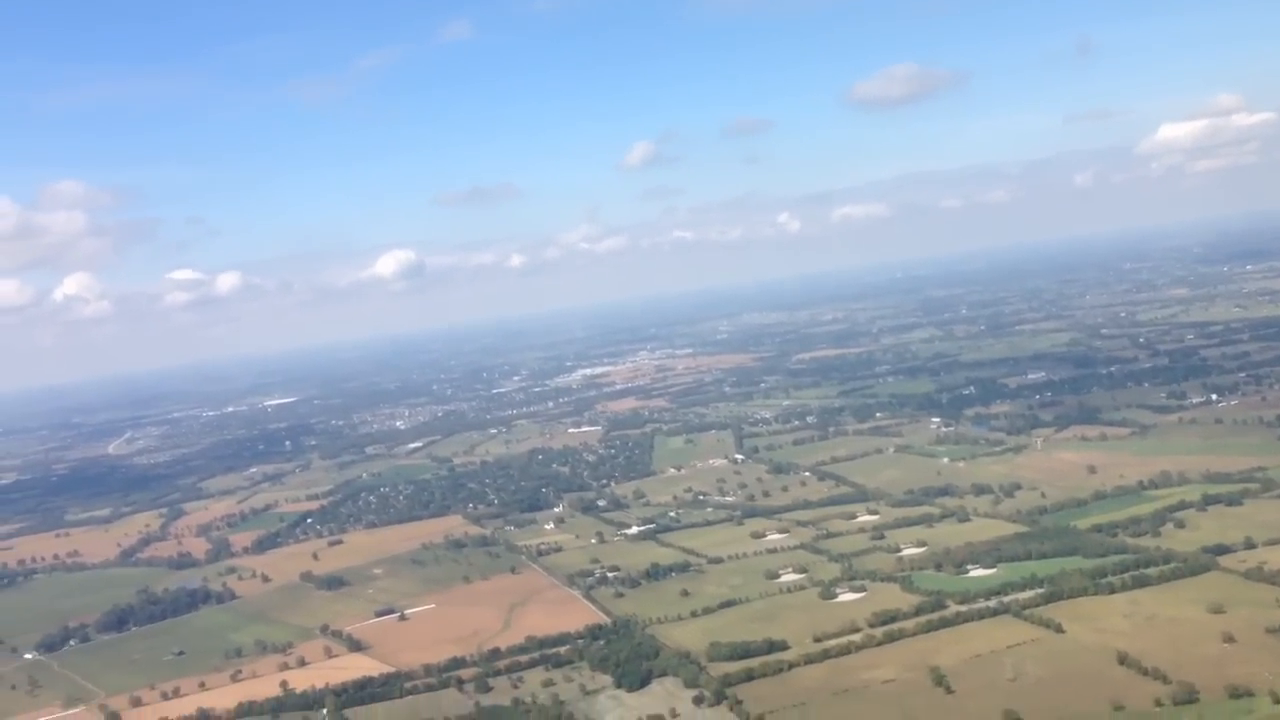
#> input picture frame 80 of Yury_Anatoljevich/Homework_10/video.mp4, 1280 x 720 px, given in place of narach.mp4, which was not available
$ jupyter execute Homework11_orb.ipynb   (text cells are left out)
#> lines starting #> are read from the running program, lines starting #| are printed output that depends on the picture
[cell 1]
# quit # reset all variables for repeated run of the program

# loading necessary libraries and two pictures
import cv2
import numpy as np
import matplotlib.pyplot as plt

# [17 lines left out: function filter_matches_distance, not called in this run]

[cell 2]
# [33 lines left out: function match_features, not called in this run]

[cell 3]
# video_path = 'vid.mp4'  # file name (and path if necessary)
video_path = 'narach.mp4'  # file name (and path if necessary)
myvid = cv2.VideoCapture(video_path) # loading into cv2
# Check if video opened successfully
if not myvid.isOpened():
     print("Video file not found")
else:
     print("Video is opened")

# camera matrix K
K = np.array([[3000 ,   0.    , 960],
       [  0.    , 3000 , 540 ],
      [  0.    ,   0.    ,   1.]], dtype=np.float32)

orb = sift = cv2.ORB_create(); # sift = cv2.SIFT_create()
poses = [] # list for camera poses
# List for camera positions
positions = [np.array([0, 0, 0])]

# Reading the first frame of the video
ret, frame = myvid.read()
#> frame is the input picture: shape (720, 1280, 3); mean B, G, R 185.1, 168.4, 153.8
img1 = cv2. cvtColor(frame, cv2. COLOR_BGR2GRAY)
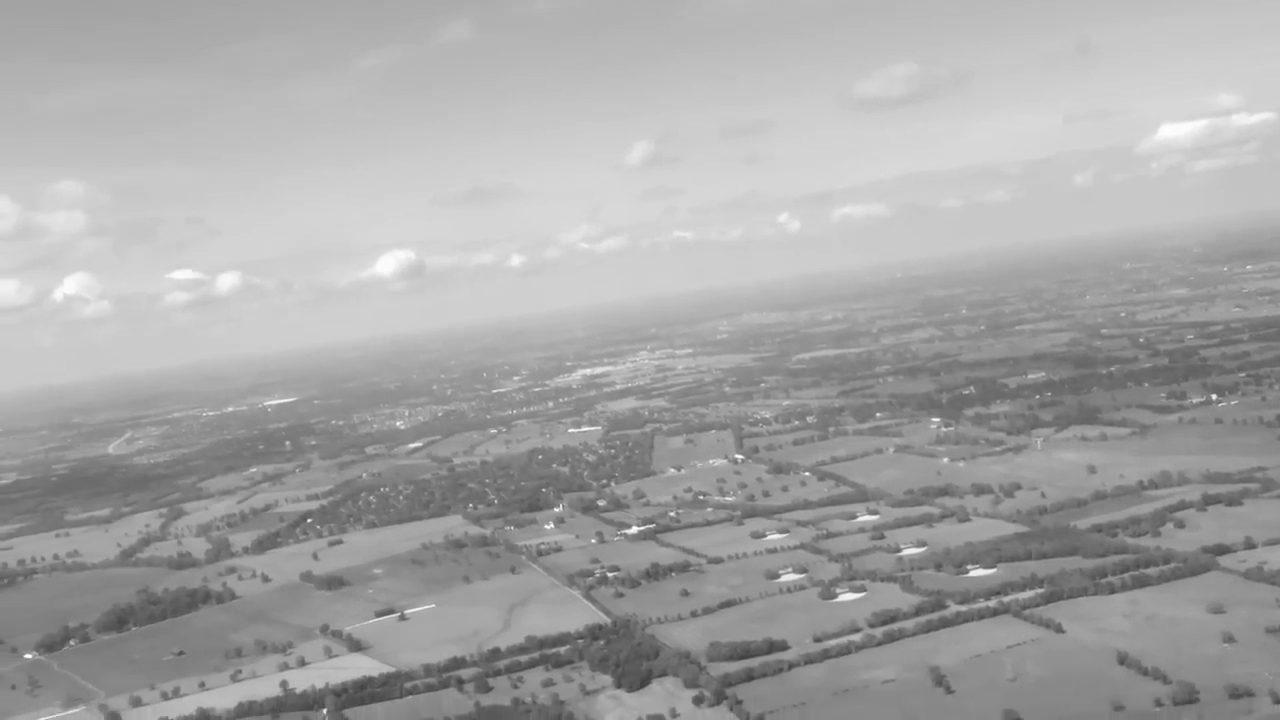
#> img1: shape (720, 1280); min 60, max 255, mean 166
i = 0
interval = 20 # interval between frames considered, e.g. interval = 5 for each 5th frame to be taken into account
while True: # i < 1000:
     i += 1
     ret, frame = myvid.read() # read next frame
     if ret and i % interval == 0: # each 10-th frame
         print(f'Current frame is {i}')
         img2 = cv2. cvtColor(frame, cv2. COLOR_BGR2GRAY)
         try:
             keypoints1, descriptors1 = orb.detectAndCompute(img1, None)
             keypoints2, descriptors2 = orb.detectAndCompute(img2, None)
             matches = match_features(descriptors1, descriptors2, matching = 'BF', detector = 'orb', sort = True)
             matches = filter_matches_distance(matches, 0.7)
             # matches = matcher.match(np.array(descriptors1,dtype=np.uint8), np.array(descriptors2,dtype=np.uint8))
             pts1 = np.float32([keypoints1[m.queryIdx].pt for m in matches]).reshape(-1, 1, 2)
             pts2 = np.float32([keypoints2[m.trainIdx].pt for m in matches]).reshape(-1, 1, 2)

             # F, mask = cv2.findEssentialMat(pts1, pts2, K, method=cv2.LMEDS, prob = 0.999, threshold = 1.0) # LMEDS
             F, mask = cv2.findEssentialMat(pts1, pts2, K, method=cv2.RANSAC, prob = 0.999, threshold = 1.0) #RANSAC
             a, R, t, b = cv2.recoverPose(F, pts1, pts2, K, mask)
             # print(R)
             poses.append((R, t))

             # Обновить позицию камеры
             current_position = positions[-1]
             new_position = current_position + np.dot(R, t).T[0]
             positions.append(new_position)
             # Saving current frame as previous one
             img1 = img2
         except:
              pass
     elif ret and i % interval != 0:
          pass
     else:
          print('The video is over')
          myvid.release()          # releasing video channel after viewing is over
          # cv2.destroyAllWindows()  # close all windows
          break                    # break the cycle


$ run again, starting later in the video
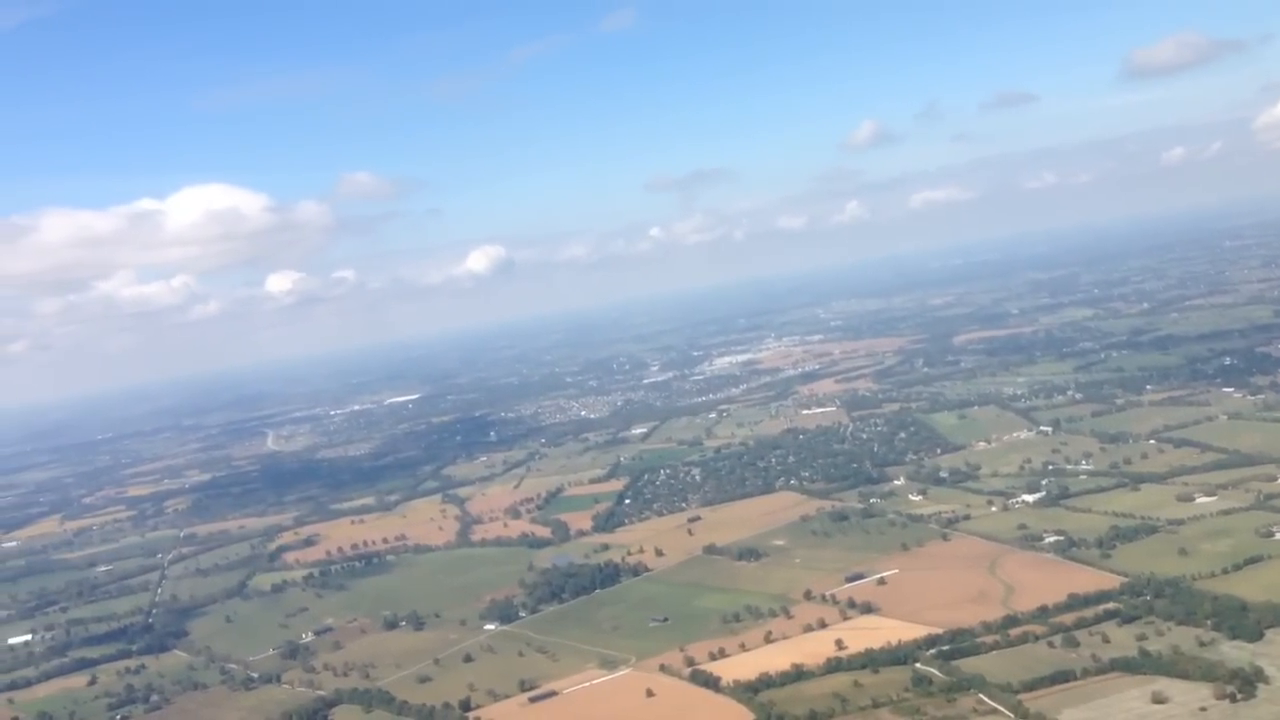
#> input picture frame 364 of Yury_Anatoljevich/Homework_10/video.mp4, 1280 x 720 px, given in place of narach.mp4, which was not available
#> frame is the input picture: shape (720, 1280, 3); mean B, G, R 188.3, 170.6, 154.6
#> `img1 = cv2. cvtColor(frame, cv2. COLOR_BGR2GRAY)`:
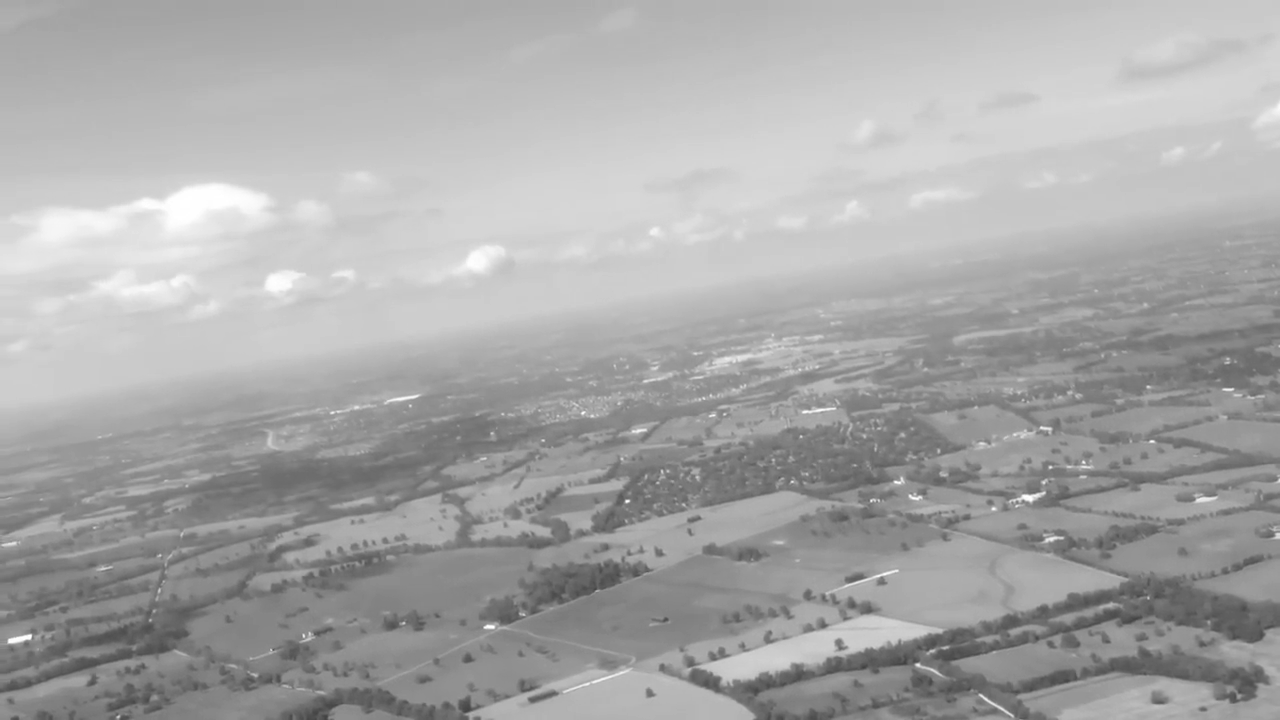
#> img1: shape (720, 1280); min 64, max 255, mean 167.8

$ run again, starting later in the video
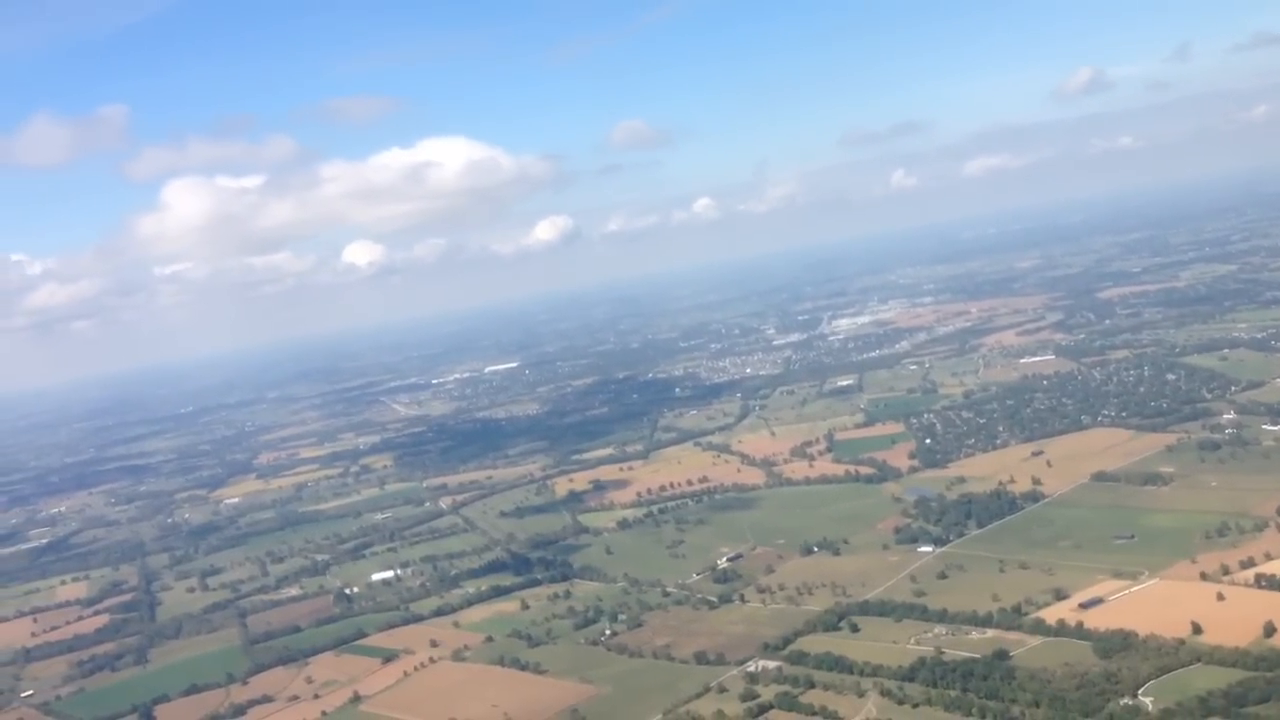
#> input picture frame 647 of Yury_Anatoljevich/Homework_10/video.mp4, 1280 x 720 px, given in place of narach.mp4, which was not available
#> frame is the input picture: shape (720, 1280, 3); mean B, G, R 184.2, 167.7, 153.5
#> `img1 = cv2. cvtColor(frame, cv2. COLOR_BGR2GRAY)`:
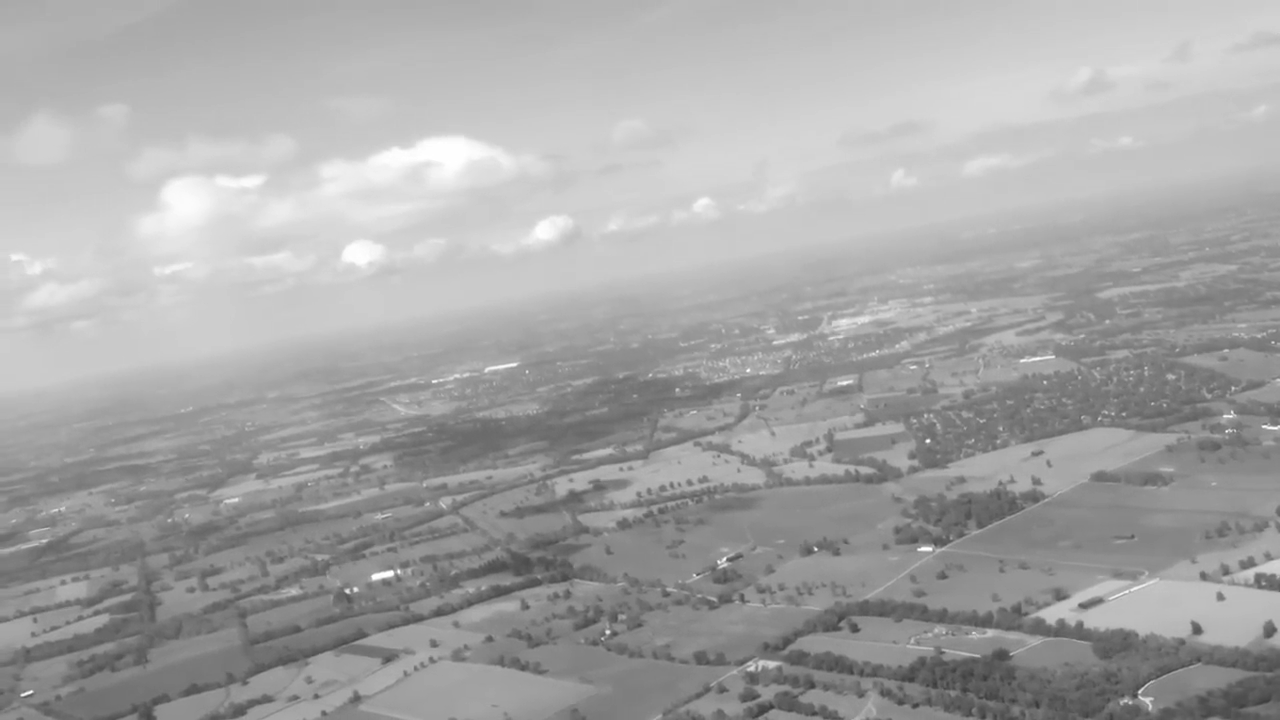
#> img1: shape (720, 1280); min 56, max 255, mean 165.3
